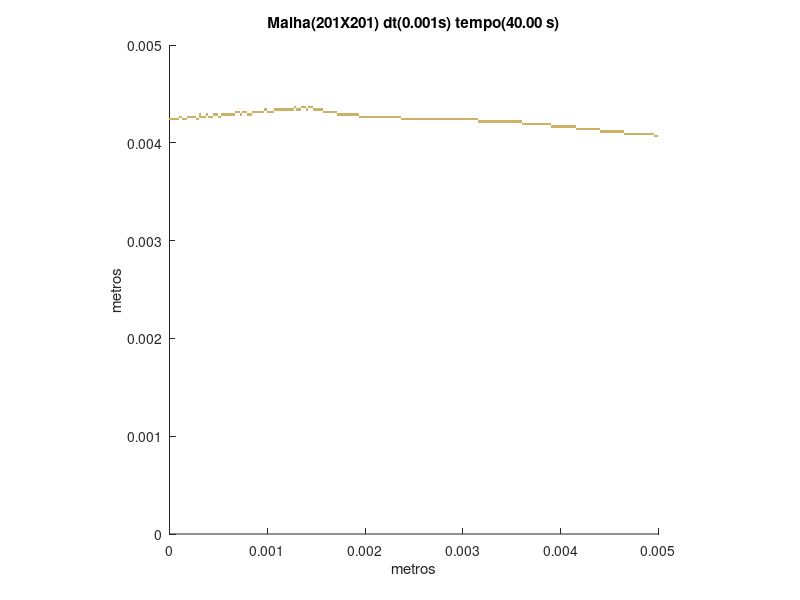

MATLAB code for this plot:
set (gca,'PlotBoxAspectRatio',[1 1 1],'Xlim',[0,0.005],'Ylim',[0,0.005])
hold on
title('Malha(201X201) dt(0.001s) tempo(40.00 s)')
hold on
ylabel('metros')
hold on
xlabel('metros')
hold on

fill([0.00495024875621891 0.00495024875621891 0.00497512437810945 0.00497512437810945],[0.0040547263681592 0.00407960199004975 0.00407960199004975 0.0040547263681592],[0.8,0.7,0.4],'LineStyle','none')

fill([0.00497512437810945 0.00497512437810945 0.005 0.005],[0.0040547263681592 0.00407960199004975 0.00407960199004975 0.0040547263681592],[0.8,0.7,0.4],'LineStyle','none')

fill([0.00465174129353234 0.00465174129353234 0.00467661691542289 0.00467661691542289],[0.00407960199004975 0.0041044776119403 0.0041044776119403 0.00407960199004975],[0.8,0.7,0.4],'LineStyle','none')

fill([0.00467661691542289 0.00467661691542289 0.00470149253731343 0.00470149253731343],[0.00407960199004975 0.0041044776119403 0.0041044776119403 0.00407960199004975],[0.8,0.7,0.4],'LineStyle','none')

fill([0.00470149253731343 0.00470149253731343 0.00472636815920398 0.00472636815920398],[0.00407960199004975 0.0041044776119403 0.0041044776119403 0.00407960199004975],[0.8,0.7,0.4],'LineStyle','none')

fill([0.00472636815920398 0.00472636815920398 0.00475124378109453 0.00475124378109453],[0.00407960199004975 0.0041044776119403 0.0041044776119403 0.00407960199004975],[0.8,0.7,0.4],'LineStyle','none')

fill([0.00475124378109453 0.00475124378109453 0.00477611940298507 0.00477611940298507],[0.00407960199004975 0.0041044776119403 0.0041044776119403 0.00407960199004975],[0.8,0.7,0.4],'LineStyle','none')

fill([0.00477611940298507 0.00477611940298507 0.00480099502487562 0.00480099502487562],[0.00407960199004975 0.0041044776119403 0.0041044776119403 0.00407960199004975],[0.8,0.7,0.4],'LineStyle','none')

fill([0.00480099502487562 0.00480099502487562 0.00482587064676617 0.00482587064676617],[0.00407960199004975 0.0041044776119403 0.0041044776119403 0.00407960199004975],[0.8,0.7,0.4],'LineStyle','none')

fill([0.00482587064676617 0.00482587064676617 0.00485074626865672 0.00485074626865672],[0.00407960199004975 0.0041044776119403 0.0041044776119403 0.00407960199004975],[0.8,0.7,0.4],'LineStyle','none')

fill([0.00485074626865672 0.00485074626865672 0.00487562189054726 0.00487562189054726],[0.00407960199004975 0.0041044776119403 0.0041044776119403 0.00407960199004975],[0.8,0.7,0.4],'LineStyle','none')

fill([0.00487562189054726 0.00487562189054726 0.00490049751243781 0.00490049751243781],[0.00407960199004975 0.0041044776119403 0.0041044776119403 0.00407960199004975],[0.8,0.7,0.4],'LineStyle','none')

fill([0.00490049751243781 0.00490049751243781 0.00492537313432836 0.00492537313432836],[0.00407960199004975 0.0041044776119403 0.0041044776119403 0.00407960199004975],[0.8,0.7,0.4],'LineStyle','none')

fill([0.00492537313432836 0.00492537313432836 0.00495024875621891 0.00495024875621891],[0.00407960199004975 0.0041044776119403 0.0041044776119403 0.00407960199004975],[0.8,0.7,0.4],'LineStyle','none')

fill([0.00440298507462687 0.00440298507462687 0.00442786069651741 0.00442786069651741],[0.0041044776119403 0.00412935323383085 0.00412935323383085 0.0041044776119403],[0.8,0.7,0.4],'LineStyle','none')

fill([0.00442786069651741 0.00442786069651741 0.00445273631840796 0.00445273631840796],[0.0041044776119403 0.00412935323383085 0.00412935323383085 0.0041044776119403],[0.8,0.7,0.4],'LineStyle','none')

fill([0.00445273631840796 0.00445273631840796 0.00447761194029851 0.00447761194029851],[0.0041044776119403 0.00412935323383085 0.00412935323383085 0.0041044776119403],[0.8,0.7,0.4],'LineStyle','none')

fill([0.00447761194029851 0.00447761194029851 0.00450248756218905 0.00450248756218905],[0.0041044776119403 0.00412935323383085 0.00412935323383085 0.0041044776119403],[0.8,0.7,0.4],'LineStyle','none')

fill([0.00450248756218905 0.00450248756218905 0.0045273631840796 0.0045273631840796],[0.0041044776119403 0.00412935323383085 0.00412935323383085 0.0041044776119403],[0.8,0.7,0.4],'LineStyle','none')

fill([0.0045273631840796 0.0045273631840796 0.00455223880597015 0.00455223880597015],[0.0041044776119403 0.00412935323383085 0.00412935323383085 0.0041044776119403],[0.8,0.7,0.4],'LineStyle','none')

fill([0.00455223880597015 0.00455223880597015 0.0045771144278607 0.0045771144278607],[0.0041044776119403 0.00412935323383085 0.00412935323383085 0.0041044776119403],[0.8,0.7,0.4],'LineStyle','none')

fill([0.0045771144278607 0.0045771144278607 0.00460199004975124 0.00460199004975124],[0.0041044776119403 0.00412935323383085 0.00412935323383085 0.0041044776119403],[0.8,0.7,0.4],'LineStyle','none')

fill([0.00460199004975124 0.00460199004975124 0.00462686567164179 0.00462686567164179],[0.0041044776119403 0.00412935323383085 0.00412935323383085 0.0041044776119403],[0.8,0.7,0.4],'LineStyle','none')

fill([0.00462686567164179 0.00462686567164179 0.00465174129353234 0.00465174129353234],[0.0041044776119403 0.00412935323383085 0.00412935323383085 0.0041044776119403],[0.8,0.7,0.4],'LineStyle','none')

fill([0.00415422885572139 0.00415422885572139 0.00417910447761194 0.00417910447761194],[0.00412935323383085 0.00415422885572139 0.00415422885572139 0.00412935323383085],[0.8,0.7,0.4],'LineStyle','none')

fill([0.00417910447761194 0.00417910447761194 0.00420398009950249 0.00420398009950249],[0.00412935323383085 0.00415422885572139 0.00415422885572139 0.00412935323383085],[0.8,0.7,0.4],'LineStyle','none')

fill([0.00420398009950249 0.00420398009950249 0.00422885572139303 0.00422885572139303],[0.00412935323383085 0.00415422885572139 0.00415422885572139 0.00412935323383085],[0.8,0.7,0.4],'LineStyle','none')

fill([0.00422885572139303 0.00422885572139303 0.00425373134328358 0.00425373134328358],[0.00412935323383085 0.00415422885572139 0.00415422885572139 0.00412935323383085],[0.8,0.7,0.4],'LineStyle','none')

fill([0.00425373134328358 0.00425373134328358 0.00427860696517413 0.00427860696517413],[0.00412935323383085 0.00415422885572139 0.00415422885572139 0.00412935323383085],[0.8,0.7,0.4],'LineStyle','none')

fill([0.00427860696517413 0.00427860696517413 0.00430348258706468 0.00430348258706468],[0.00412935323383085 0.00415422885572139 0.00415422885572139 0.00412935323383085],[0.8,0.7,0.4],'LineStyle','none')

fill([0.00430348258706468 0.00430348258706468 0.00432835820895522 0.00432835820895522],[0.00412935323383085 0.00415422885572139 0.00415422885572139 0.00412935323383085],[0.8,0.7,0.4],'LineStyle','none')

fill([0.00432835820895522 0.00432835820895522 0.00435323383084577 0.00435323383084577],[0.00412935323383085 0.00415422885572139 0.00415422885572139 0.00412935323383085],[0.8,0.7,0.4],'LineStyle','none')

fill([0.00435323383084577 0.00435323383084577 0.00437810945273632 0.00437810945273632],[0.00412935323383085 0.00415422885572139 0.00415422885572139 0.00412935323383085],[0.8,0.7,0.4],'LineStyle','none')

fill([0.00437810945273632 0.00437810945273632 0.00440298507462687 0.00440298507462687],[0.00412935323383085 0.00415422885572139 0.00415422885572139 0.00412935323383085],[0.8,0.7,0.4],'LineStyle','none')

fill([0.00390547263681592 0.00390547263681592 0.00393034825870647 0.00393034825870647],[0.00415422885572139 0.00417910447761194 0.00417910447761194 0.00415422885572139],[0.8,0.7,0.4],'LineStyle','none')

fill([0.00393034825870647 0.00393034825870647 0.00395522388059701 0.00395522388059701],[0.00415422885572139 0.00417910447761194 0.00417910447761194 0.00415422885572139],[0.8,0.7,0.4],'LineStyle','none')

fill([0.00395522388059701 0.00395522388059701 0.00398009950248756 0.00398009950248756],[0.00415422885572139 0.00417910447761194 0.00417910447761194 0.00415422885572139],[0.8,0.7,0.4],'LineStyle','none')

fill([0.00398009950248756 0.00398009950248756 0.00400497512437811 0.00400497512437811],[0.00415422885572139 0.00417910447761194 0.00417910447761194 0.00415422885572139],[0.8,0.7,0.4],'LineStyle','none')

fill([0.00400497512437811 0.00400497512437811 0.00402985074626866 0.00402985074626866],[0.00415422885572139 0.00417910447761194 0.00417910447761194 0.00415422885572139],[0.8,0.7,0.4],'LineStyle','none')

fill([0.00402985074626866 0.00402985074626866 0.0040547263681592 0.0040547263681592],[0.00415422885572139 0.00417910447761194 0.00417910447761194 0.00415422885572139],[0.8,0.7,0.4],'LineStyle','none')

fill([0.0040547263681592 0.0040547263681592 0.00407960199004975 0.00407960199004975],[0.00415422885572139 0.00417910447761194 0.00417910447761194 0.00415422885572139],[0.8,0.7,0.4],'LineStyle','none')

fill([0.00407960199004975 0.00407960199004975 0.0041044776119403 0.0041044776119403],[0.00415422885572139 0.00417910447761194 0.00417910447761194 0.00415422885572139],[0.8,0.7,0.4],'LineStyle','none')

fill([0.0041044776119403 0.0041044776119403 0.00412935323383085 0.00412935323383085],[0.00415422885572139 0.00417910447761194 0.00417910447761194 0.00415422885572139],[0.8,0.7,0.4],'LineStyle','none')

fill([0.00412935323383085 0.00412935323383085 0.00415422885572139 0.00415422885572139],[0.00415422885572139 0.00417910447761194 0.00417910447761194 0.00415422885572139],[0.8,0.7,0.4],'LineStyle','none')

fill([0.00360696517412935 0.00360696517412935 0.0036318407960199 0.0036318407960199],[0.00417910447761194 0.00420398009950249 0.00420398009950249 0.00417910447761194],[0.8,0.7,0.4],'LineStyle','none')

fill([0.0036318407960199 0.0036318407960199 0.00365671641791045 0.00365671641791045],[0.00417910447761194 0.00420398009950249 0.00420398009950249 0.00417910447761194],[0.8,0.7,0.4],'LineStyle','none')

fill([0.00365671641791045 0.00365671641791045 0.003681592039801 0.003681592039801],[0.00417910447761194 0.00420398009950249 0.00420398009950249 0.00417910447761194],[0.8,0.7,0.4],'LineStyle','none')

fill([0.003681592039801 0.003681592039801 0.00370646766169154 0.00370646766169154],[0.00417910447761194 0.00420398009950249 0.00420398009950249 0.00417910447761194],[0.8,0.7,0.4],'LineStyle','none')

fill([0.00370646766169154 0.00370646766169154 0.00373134328358209 0.00373134328358209],[0.00417910447761194 0.00420398009950249 0.00420398009950249 0.00417910447761194],[0.8,0.7,0.4],'LineStyle','none')

fill([0.00373134328358209 0.00373134328358209 0.00375621890547264 0.00375621890547264],[0.00417910447761194 0.00420398009950249 0.00420398009950249 0.00417910447761194],[0.8,0.7,0.4],'LineStyle','none')

fill([0.00375621890547264 0.00375621890547264 0.00378109452736318 0.00378109452736318],[0.00417910447761194 0.00420398009950249 0.00420398009950249 0.00417910447761194],[0.8,0.7,0.4],'LineStyle','none')

fill([0.00378109452736318 0.00378109452736318 0.00380597014925373 0.00380597014925373],[0.00417910447761194 0.00420398009950249 0.00420398009950249 0.00417910447761194],[0.8,0.7,0.4],'LineStyle','none')

fill([0.00380597014925373 0.00380597014925373 0.00383084577114428 0.00383084577114428],[0.00417910447761194 0.00420398009950249 0.00420398009950249 0.00417910447761194],[0.8,0.7,0.4],'LineStyle','none')

fill([0.00383084577114428 0.00383084577114428 0.00385572139303483 0.00385572139303483],[0.00417910447761194 0.00420398009950249 0.00420398009950249 0.00417910447761194],[0.8,0.7,0.4],'LineStyle','none')

fill([0.00385572139303483 0.00385572139303483 0.00388059701492537 0.00388059701492537],[0.00417910447761194 0.00420398009950249 0.00420398009950249 0.00417910447761194],[0.8,0.7,0.4],'LineStyle','none')

fill([0.00388059701492537 0.00388059701492537 0.00390547263681592 0.00390547263681592],[0.00417910447761194 0.00420398009950249 0.00420398009950249 0.00417910447761194],[0.8,0.7,0.4],'LineStyle','none')

fill([0.0031592039800995 0.0031592039800995 0.00318407960199005 0.00318407960199005],[0.00420398009950249 0.00422885572139303 0.00422885572139303 0.00420398009950249],[0.8,0.7,0.4],'LineStyle','none')

fill([0.00318407960199005 0.00318407960199005 0.0032089552238806 0.0032089552238806],[0.00420398009950249 0.00422885572139303 0.00422885572139303 0.00420398009950249],[0.8,0.7,0.4],'LineStyle','none')

fill([0.0032089552238806 0.0032089552238806 0.00323383084577114 0.00323383084577114],[0.00420398009950249 0.00422885572139303 0.00422885572139303 0.00420398009950249],[0.8,0.7,0.4],'LineStyle','none')

fill([0.00323383084577114 0.00323383084577114 0.00325870646766169 0.00325870646766169],[0.00420398009950249 0.00422885572139303 0.00422885572139303 0.00420398009950249],[0.8,0.7,0.4],'LineStyle','none')

fill([0.00325870646766169 0.00325870646766169 0.00328358208955224 0.00328358208955224],[0.00420398009950249 0.00422885572139303 0.00422885572139303 0.00420398009950249],[0.8,0.7,0.4],'LineStyle','none')

fill([0.00328358208955224 0.00328358208955224 0.00330845771144279 0.00330845771144279],[0.00420398009950249 0.00422885572139303 0.00422885572139303 0.00420398009950249],[0.8,0.7,0.4],'LineStyle','none')

fill([0.00330845771144279 0.00330845771144279 0.00333333333333333 0.00333333333333333],[0.00420398009950249 0.00422885572139303 0.00422885572139303 0.00420398009950249],[0.8,0.7,0.4],'LineStyle','none')

fill([0.00333333333333333 0.00333333333333333 0.00335820895522388 0.00335820895522388],[0.00420398009950249 0.00422885572139303 0.00422885572139303 0.00420398009950249],[0.8,0.7,0.4],'LineStyle','none')

fill([0.00335820895522388 0.00335820895522388 0.00338308457711443 0.00338308457711443],[0.00420398009950249 0.00422885572139303 0.00422885572139303 0.00420398009950249],[0.8,0.7,0.4],'LineStyle','none')

fill([0.00338308457711443 0.00338308457711443 0.00340796019900498 0.00340796019900498],[0.00420398009950249 0.00422885572139303 0.00422885572139303 0.00420398009950249],[0.8,0.7,0.4],'LineStyle','none')

fill([0.00340796019900498 0.00340796019900498 0.00343283582089552 0.00343283582089552],[0.00420398009950249 0.00422885572139303 0.00422885572139303 0.00420398009950249],[0.8,0.7,0.4],'LineStyle','none')

fill([0.00343283582089552 0.00343283582089552 0.00345771144278607 0.00345771144278607],[0.00420398009950249 0.00422885572139303 0.00422885572139303 0.00420398009950249],[0.8,0.7,0.4],'LineStyle','none')

fill([0.00345771144278607 0.00345771144278607 0.00348258706467662 0.00348258706467662],[0.00420398009950249 0.00422885572139303 0.00422885572139303 0.00420398009950249],[0.8,0.7,0.4],'LineStyle','none')

fill([0.00348258706467662 0.00348258706467662 0.00350746268656716 0.00350746268656716],[0.00420398009950249 0.00422885572139303 0.00422885572139303 0.00420398009950249],[0.8,0.7,0.4],'LineStyle','none')

fill([0.00350746268656716 0.00350746268656716 0.00353233830845771 0.00353233830845771],[0.00420398009950249 0.00422885572139303 0.00422885572139303 0.00420398009950249],[0.8,0.7,0.4],'LineStyle','none')

fill([0.00353233830845771 0.00353233830845771 0.00355721393034826 0.00355721393034826],[0.00420398009950249 0.00422885572139303 0.00422885572139303 0.00420398009950249],[0.8,0.7,0.4],'LineStyle','none')

fill([0.00355721393034826 0.00355721393034826 0.00358208955223881 0.00358208955223881],[0.00420398009950249 0.00422885572139303 0.00422885572139303 0.00420398009950249],[0.8,0.7,0.4],'LineStyle','none')

fill([0.00358208955223881 0.00358208955223881 0.00360696517412935 0.00360696517412935],[0.00420398009950249 0.00422885572139303 0.00422885572139303 0.00420398009950249],[0.8,0.7,0.4],'LineStyle','none')

fill([0 0 2.48756218905473E-05 2.48756218905473E-05],[0.00422885572139303 0.00425373134328358 0.00425373134328358 0.00422885572139303],[0.8,0.7,0.4],'LineStyle','none')

fill([2.48756218905473E-05 2.48756218905473E-05 4.97512437810945E-05 4.97512437810945E-05],[0.00422885572139303 0.00425373134328358 0.00425373134328358 0.00422885572139303],[0.8,0.7,0.4],'LineStyle','none')

fill([4.97512437810945E-05 4.97512437810945E-05 7.46268656716418E-05 7.46268656716418E-05],[0.00422885572139303 0.00425373134328358 0.00425373134328358 0.00422885572139303],[0.8,0.7,0.4],'LineStyle','none')

fill([7.46268656716418E-05 7.46268656716418E-05 9.95024875621891E-05 9.95024875621891E-05],[0.00422885572139303 0.00425373134328358 0.00425373134328358 0.00422885572139303],[0.8,0.7,0.4],'LineStyle','none')

fill([0.000124378109452736 0.000124378109452736 0.000149253731343284 0.000149253731343284],[0.00422885572139303 0.00425373134328358 0.00425373134328358 0.00422885572139303],[0.8,0.7,0.4],'LineStyle','none')

fill([0.000149253731343284 0.000149253731343284 0.000174129353233831 0.000174129353233831],[0.00422885572139303 0.00425373134328358 0.00425373134328358 0.00422885572139303],[0.8,0.7,0.4],'LineStyle','none')

fill([0.00027363184079602 0.00027363184079602 0.000298507462686567 0.000298507462686567],[0.00422885572139303 0.00425373134328358 0.00425373134328358 0.00422885572139303],[0.8,0.7,0.4],'LineStyle','none')

fill([0.00236318407960199 0.00236318407960199 0.00238805970149254 0.00238805970149254],[0.00422885572139303 0.00425373134328358 0.00425373134328358 0.00422885572139303],[0.8,0.7,0.4],'LineStyle','none')

fill([0.00238805970149254 0.00238805970149254 0.00241293532338308 0.00241293532338308],[0.00422885572139303 0.00425373134328358 0.00425373134328358 0.00422885572139303],[0.8,0.7,0.4],'LineStyle','none')

fill([0.00241293532338308 0.00241293532338308 0.00243781094527363 0.00243781094527363],[0.00422885572139303 0.00425373134328358 0.00425373134328358 0.00422885572139303],[0.8,0.7,0.4],'LineStyle','none')

fill([0.00243781094527363 0.00243781094527363 0.00246268656716418 0.00246268656716418],[0.00422885572139303 0.00425373134328358 0.00425373134328358 0.00422885572139303],[0.8,0.7,0.4],'LineStyle','none')

fill([0.00246268656716418 0.00246268656716418 0.00248756218905473 0.00248756218905473],[0.00422885572139303 0.00425373134328358 0.00425373134328358 0.00422885572139303],[0.8,0.7,0.4],'LineStyle','none')

fill([0.00248756218905473 0.00248756218905473 0.00251243781094527 0.00251243781094527],[0.00422885572139303 0.00425373134328358 0.00425373134328358 0.00422885572139303],[0.8,0.7,0.4],'LineStyle','none')

fill([0.00251243781094527 0.00251243781094527 0.00253731343283582 0.00253731343283582],[0.00422885572139303 0.00425373134328358 0.00425373134328358 0.00422885572139303],[0.8,0.7,0.4],'LineStyle','none')

fill([0.00253731343283582 0.00253731343283582 0.00256218905472637 0.00256218905472637],[0.00422885572139303 0.00425373134328358 0.00425373134328358 0.00422885572139303],[0.8,0.7,0.4],'LineStyle','none')

fill([0.00256218905472637 0.00256218905472637 0.00258706467661692 0.00258706467661692],[0.00422885572139303 0.00425373134328358 0.00425373134328358 0.00422885572139303],[0.8,0.7,0.4],'LineStyle','none')

fill([0.00258706467661692 0.00258706467661692 0.00261194029850746 0.00261194029850746],[0.00422885572139303 0.00425373134328358 0.00425373134328358 0.00422885572139303],[0.8,0.7,0.4],'LineStyle','none')

fill([0.00261194029850746 0.00261194029850746 0.00263681592039801 0.00263681592039801],[0.00422885572139303 0.00425373134328358 0.00425373134328358 0.00422885572139303],[0.8,0.7,0.4],'LineStyle','none')

fill([0.00263681592039801 0.00263681592039801 0.00266169154228856 0.00266169154228856],[0.00422885572139303 0.00425373134328358 0.00425373134328358 0.00422885572139303],[0.8,0.7,0.4],'LineStyle','none')

fill([0.00266169154228856 0.00266169154228856 0.0026865671641791 0.0026865671641791],[0.00422885572139303 0.00425373134328358 0.00425373134328358 0.00422885572139303],[0.8,0.7,0.4],'LineStyle','none')

fill([0.0026865671641791 0.0026865671641791 0.00271144278606965 0.00271144278606965],[0.00422885572139303 0.00425373134328358 0.00425373134328358 0.00422885572139303],[0.8,0.7,0.4],'LineStyle','none')

fill([0.00271144278606965 0.00271144278606965 0.0027363184079602 0.0027363184079602],[0.00422885572139303 0.00425373134328358 0.00425373134328358 0.00422885572139303],[0.8,0.7,0.4],'LineStyle','none')

fill([0.0027363184079602 0.0027363184079602 0.00276119402985075 0.00276119402985075],[0.00422885572139303 0.00425373134328358 0.00425373134328358 0.00422885572139303],[0.8,0.7,0.4],'LineStyle','none')

fill([0.00276119402985075 0.00276119402985075 0.00278606965174129 0.00278606965174129],[0.00422885572139303 0.00425373134328358 0.00425373134328358 0.00422885572139303],[0.8,0.7,0.4],'LineStyle','none')

fill([0.00278606965174129 0.00278606965174129 0.00281094527363184 0.00281094527363184],[0.00422885572139303 0.00425373134328358 0.00425373134328358 0.00422885572139303],[0.8,0.7,0.4],'LineStyle','none')

fill([0.00281094527363184 0.00281094527363184 0.00283582089552239 0.00283582089552239],[0.00422885572139303 0.00425373134328358 0.00425373134328358 0.00422885572139303],[0.8,0.7,0.4],'LineStyle','none')

fill([0.00283582089552239 0.00283582089552239 0.00286069651741294 0.00286069651741294],[0.00422885572139303 0.00425373134328358 0.00425373134328358 0.00422885572139303],[0.8,0.7,0.4],'LineStyle','none')

fill([0.00286069651741294 0.00286069651741294 0.00288557213930348 0.00288557213930348],[0.00422885572139303 0.00425373134328358 0.00425373134328358 0.00422885572139303],[0.8,0.7,0.4],'LineStyle','none')

fill([0.00288557213930348 0.00288557213930348 0.00291044776119403 0.00291044776119403],[0.00422885572139303 0.00425373134328358 0.00425373134328358 0.00422885572139303],[0.8,0.7,0.4],'LineStyle','none')

fill([0.00291044776119403 0.00291044776119403 0.00293532338308458 0.00293532338308458],[0.00422885572139303 0.00425373134328358 0.00425373134328358 0.00422885572139303],[0.8,0.7,0.4],'LineStyle','none')

fill([0.00293532338308458 0.00293532338308458 0.00296019900497512 0.00296019900497512],[0.00422885572139303 0.00425373134328358 0.00425373134328358 0.00422885572139303],[0.8,0.7,0.4],'LineStyle','none')

fill([0.00296019900497512 0.00296019900497512 0.00298507462686567 0.00298507462686567],[0.00422885572139303 0.00425373134328358 0.00425373134328358 0.00422885572139303],[0.8,0.7,0.4],'LineStyle','none')

fill([0.00298507462686567 0.00298507462686567 0.00300995024875622 0.00300995024875622],[0.00422885572139303 0.00425373134328358 0.00425373134328358 0.00422885572139303],[0.8,0.7,0.4],'LineStyle','none')

fill([0.00300995024875622 0.00300995024875622 0.00303482587064677 0.00303482587064677],[0.00422885572139303 0.00425373134328358 0.00425373134328358 0.00422885572139303],[0.8,0.7,0.4],'LineStyle','none')

fill([0.00303482587064677 0.00303482587064677 0.00305970149253731 0.00305970149253731],[0.00422885572139303 0.00425373134328358 0.00425373134328358 0.00422885572139303],[0.8,0.7,0.4],'LineStyle','none')

fill([0.00305970149253731 0.00305970149253731 0.00308457711442786 0.00308457711442786],[0.00422885572139303 0.00425373134328358 0.00425373134328358 0.00422885572139303],[0.8,0.7,0.4],'LineStyle','none')

fill([0.00308457711442786 0.00308457711442786 0.00310945273631841 0.00310945273631841],[0.00422885572139303 0.00425373134328358 0.00425373134328358 0.00422885572139303],[0.8,0.7,0.4],'LineStyle','none')

fill([0.00310945273631841 0.00310945273631841 0.00313432835820896 0.00313432835820896],[0.00422885572139303 0.00425373134328358 0.00425373134328358 0.00422885572139303],[0.8,0.7,0.4],'LineStyle','none')

fill([0.00313432835820896 0.00313432835820896 0.0031592039800995 0.0031592039800995],[0.00422885572139303 0.00425373134328358 0.00425373134328358 0.00422885572139303],[0.8,0.7,0.4],'LineStyle','none')

fill([9.95024875621891E-05 9.95024875621891E-05 0.000124378109452736 0.000124378109452736],[0.00425373134328358 0.00427860696517413 0.00427860696517413 0.00425373134328358],[0.8,0.7,0.4],'LineStyle','none')

fill([0.000174129353233831 0.000174129353233831 0.000199004975124378 0.000199004975124378],[0.00425373134328358 0.00427860696517413 0.00427860696517413 0.00425373134328358],[0.8,0.7,0.4],'LineStyle','none')

fill([0.000199004975124378 0.000199004975124378 0.000223880597014925 0.000223880597014925],[0.00425373134328358 0.00427860696517413 0.00427860696517413 0.00425373134328358],[0.8,0.7,0.4],'LineStyle','none')

fill([0.000223880597014925 0.000223880597014925 0.000248756218905473 0.000248756218905473],[0.00425373134328358 0.00427860696517413 0.00427860696517413 0.00425373134328358],[0.8,0.7,0.4],'LineStyle','none')

fill([0.000248756218905473 0.000248756218905473 0.00027363184079602 0.00027363184079602],[0.00425373134328358 0.00427860696517413 0.00427860696517413 0.00425373134328358],[0.8,0.7,0.4],'LineStyle','none')

fill([0.000298507462686567 0.000298507462686567 0.000323383084577114 0.000323383084577114],[0.00425373134328358 0.00427860696517413 0.00427860696517413 0.00425373134328358],[0.8,0.7,0.4],'LineStyle','none')

fill([0.000323383084577114 0.000323383084577114 0.000348258706467662 0.000348258706467662],[0.00425373134328358 0.00427860696517413 0.00427860696517413 0.00425373134328358],[0.8,0.7,0.4],'LineStyle','none')

fill([0.000348258706467662 0.000348258706467662 0.000373134328358209 0.000373134328358209],[0.00425373134328358 0.00427860696517413 0.00427860696517413 0.00425373134328358],[0.8,0.7,0.4],'LineStyle','none')

fill([0.000398009950248756 0.000398009950248756 0.000422885572139303 0.000422885572139303],[0.00425373134328358 0.00427860696517413 0.00427860696517413 0.00425373134328358],[0.8,0.7,0.4],'LineStyle','none')

fill([0.000422885572139303 0.000422885572139303 0.000447761194029851 0.000447761194029851],[0.00425373134328358 0.00427860696517413 0.00427860696517413 0.00425373134328358],[0.8,0.7,0.4],'LineStyle','none')

fill([0.000497512437810945 0.000497512437810945 0.000522388059701492 0.000522388059701492],[0.00425373134328358 0.00427860696517413 0.00427860696517413 0.00425373134328358],[0.8,0.7,0.4],'LineStyle','none')

fill([0.00194029850746269 0.00194029850746269 0.00196517412935323 0.00196517412935323],[0.00425373134328358 0.00427860696517413 0.00427860696517413 0.00425373134328358],[0.8,0.7,0.4],'LineStyle','none')

fill([0.00196517412935323 0.00196517412935323 0.00199004975124378 0.00199004975124378],[0.00425373134328358 0.00427860696517413 0.00427860696517413 0.00425373134328358],[0.8,0.7,0.4],'LineStyle','none')

fill([0.00199004975124378 0.00199004975124378 0.00201492537313433 0.00201492537313433],[0.00425373134328358 0.00427860696517413 0.00427860696517413 0.00425373134328358],[0.8,0.7,0.4],'LineStyle','none')

fill([0.00201492537313433 0.00201492537313433 0.00203980099502488 0.00203980099502488],[0.00425373134328358 0.00427860696517413 0.00427860696517413 0.00425373134328358],[0.8,0.7,0.4],'LineStyle','none')

fill([0.00203980099502488 0.00203980099502488 0.00206467661691542 0.00206467661691542],[0.00425373134328358 0.00427860696517413 0.00427860696517413 0.00425373134328358],[0.8,0.7,0.4],'LineStyle','none')

fill([0.00206467661691542 0.00206467661691542 0.00208955223880597 0.00208955223880597],[0.00425373134328358 0.00427860696517413 0.00427860696517413 0.00425373134328358],[0.8,0.7,0.4],'LineStyle','none')

fill([0.00208955223880597 0.00208955223880597 0.00211442786069652 0.00211442786069652],[0.00425373134328358 0.00427860696517413 0.00427860696517413 0.00425373134328358],[0.8,0.7,0.4],'LineStyle','none')

fill([0.00211442786069652 0.00211442786069652 0.00213930348258706 0.00213930348258706],[0.00425373134328358 0.00427860696517413 0.00427860696517413 0.00425373134328358],[0.8,0.7,0.4],'LineStyle','none')

fill([0.00213930348258706 0.00213930348258706 0.00216417910447761 0.00216417910447761],[0.00425373134328358 0.00427860696517413 0.00427860696517413 0.00425373134328358],[0.8,0.7,0.4],'LineStyle','none')

fill([0.00216417910447761 0.00216417910447761 0.00218905472636816 0.00218905472636816],[0.00425373134328358 0.00427860696517413 0.00427860696517413 0.00425373134328358],[0.8,0.7,0.4],'LineStyle','none')

fill([0.00218905472636816 0.00218905472636816 0.00221393034825871 0.00221393034825871],[0.00425373134328358 0.00427860696517413 0.00427860696517413 0.00425373134328358],[0.8,0.7,0.4],'LineStyle','none')

fill([0.00221393034825871 0.00221393034825871 0.00223880597014925 0.00223880597014925],[0.00425373134328358 0.00427860696517413 0.00427860696517413 0.00425373134328358],[0.8,0.7,0.4],'LineStyle','none')

fill([0.00223880597014925 0.00223880597014925 0.0022636815920398 0.0022636815920398],[0.00425373134328358 0.00427860696517413 0.00427860696517413 0.00425373134328358],[0.8,0.7,0.4],'LineStyle','none')

fill([0.0022636815920398 0.0022636815920398 0.00228855721393035 0.00228855721393035],[0.00425373134328358 0.00427860696517413 0.00427860696517413 0.00425373134328358],[0.8,0.7,0.4],'LineStyle','none')

fill([0.00228855721393035 0.00228855721393035 0.0023134328358209 0.0023134328358209],[0.00425373134328358 0.00427860696517413 0.00427860696517413 0.00425373134328358],[0.8,0.7,0.4],'LineStyle','none')

fill([0.0023134328358209 0.0023134328358209 0.00233830845771144 0.00233830845771144],[0.00425373134328358 0.00427860696517413 0.00427860696517413 0.00425373134328358],[0.8,0.7,0.4],'LineStyle','none')

fill([0.00233830845771144 0.00233830845771144 0.00236318407960199 0.00236318407960199],[0.00425373134328358 0.00427860696517413 0.00427860696517413 0.00425373134328358],[0.8,0.7,0.4],'LineStyle','none')

fill([0.000298507462686567 0.000298507462686567 0.000323383084577114 0.000323383084577114],[0.00427860696517413 0.00430348258706468 0.00430348258706468 0.00427860696517413],[0.8,0.7,0.4],'LineStyle','none')

fill([0.000373134328358209 0.000373134328358209 0.000398009950248756 0.000398009950248756],[0.00427860696517413 0.00430348258706468 0.00430348258706468 0.00427860696517413],[0.8,0.7,0.4],'LineStyle','none')

fill([0.000447761194029851 0.000447761194029851 0.000472636815920398 0.000472636815920398],[0.00427860696517413 0.00430348258706468 0.00430348258706468 0.00427860696517413],[0.8,0.7,0.4],'LineStyle','none')

fill([0.000472636815920398 0.000472636815920398 0.000497512437810945 0.000497512437810945],[0.00427860696517413 0.00430348258706468 0.00430348258706468 0.00427860696517413],[0.8,0.7,0.4],'LineStyle','none')

fill([0.000522388059701492 0.000522388059701492 0.00054726368159204 0.00054726368159204],[0.00427860696517413 0.00430348258706468 0.00430348258706468 0.00427860696517413],[0.8,0.7,0.4],'LineStyle','none')

fill([0.00054726368159204 0.00054726368159204 0.000572139303482587 0.000572139303482587],[0.00427860696517413 0.00430348258706468 0.00430348258706468 0.00427860696517413],[0.8,0.7,0.4],'LineStyle','none')

fill([0.000572139303482587 0.000572139303482587 0.000597014925373134 0.000597014925373134],[0.00427860696517413 0.00430348258706468 0.00430348258706468 0.00427860696517413],[0.8,0.7,0.4],'LineStyle','none')

fill([0.000597014925373134 0.000597014925373134 0.000621890547263682 0.000621890547263682],[0.00427860696517413 0.00430348258706468 0.00430348258706468 0.00427860696517413],[0.8,0.7,0.4],'LineStyle','none')

fill([0.000621890547263682 0.000621890547263682 0.000646766169154229 0.000646766169154229],[0.00427860696517413 0.00430348258706468 0.00430348258706468 0.00427860696517413],[0.8,0.7,0.4],'LineStyle','none')

fill([0.000646766169154229 0.000646766169154229 0.000671641791044776 0.000671641791044776],[0.00427860696517413 0.00430348258706468 0.00430348258706468 0.00427860696517413],[0.8,0.7,0.4],'LineStyle','none')

fill([0.000721393034825871 0.000721393034825871 0.000746268656716418 0.000746268656716418],[0.00427860696517413 0.00430348258706468 0.00430348258706468 0.00427860696517413],[0.8,0.7,0.4],'LineStyle','none')

fill([0.000796019900497512 0.000796019900497512 0.00082089552238806 0.00082089552238806],[0.00427860696517413 0.00430348258706468 0.00430348258706468 0.00427860696517413],[0.8,0.7,0.4],'LineStyle','none')

fill([0.00082089552238806 0.00082089552238806 0.000845771144278607 0.000845771144278607],[0.00427860696517413 0.00430348258706468 0.00430348258706468 0.00427860696517413],[0.8,0.7,0.4],'LineStyle','none')

fill([0.00171641791044776 0.00171641791044776 0.00174129353233831 0.00174129353233831],[0.00427860696517413 0.00430348258706468 0.00430348258706468 0.00427860696517413],[0.8,0.7,0.4],'LineStyle','none')

fill([0.00174129353233831 0.00174129353233831 0.00176616915422886 0.00176616915422886],[0.00427860696517413 0.00430348258706468 0.00430348258706468 0.00427860696517413],[0.8,0.7,0.4],'LineStyle','none')

fill([0.00176616915422886 0.00176616915422886 0.0017910447761194 0.0017910447761194],[0.00427860696517413 0.00430348258706468 0.00430348258706468 0.00427860696517413],[0.8,0.7,0.4],'LineStyle','none')

fill([0.0017910447761194 0.0017910447761194 0.00181592039800995 0.00181592039800995],[0.00427860696517413 0.00430348258706468 0.00430348258706468 0.00427860696517413],[0.8,0.7,0.4],'LineStyle','none')

fill([0.00181592039800995 0.00181592039800995 0.0018407960199005 0.0018407960199005],[0.00427860696517413 0.00430348258706468 0.00430348258706468 0.00427860696517413],[0.8,0.7,0.4],'LineStyle','none')

fill([0.0018407960199005 0.0018407960199005 0.00186567164179104 0.00186567164179104],[0.00427860696517413 0.00430348258706468 0.00430348258706468 0.00427860696517413],[0.8,0.7,0.4],'LineStyle','none')

fill([0.00186567164179104 0.00186567164179104 0.00189054726368159 0.00189054726368159],[0.00427860696517413 0.00430348258706468 0.00430348258706468 0.00427860696517413],[0.8,0.7,0.4],'LineStyle','none')

fill([0.00189054726368159 0.00189054726368159 0.00191542288557214 0.00191542288557214],[0.00427860696517413 0.00430348258706468 0.00430348258706468 0.00427860696517413],[0.8,0.7,0.4],'LineStyle','none')

fill([0.00191542288557214 0.00191542288557214 0.00194029850746269 0.00194029850746269],[0.00427860696517413 0.00430348258706468 0.00430348258706468 0.00427860696517413],[0.8,0.7,0.4],'LineStyle','none')

fill([0.000671641791044776 0.000671641791044776 0.000696517412935323 0.000696517412935323],[0.00430348258706468 0.00432835820895522 0.00432835820895522 0.00430348258706468],[0.8,0.7,0.4],'LineStyle','none')

fill([0.000696517412935323 0.000696517412935323 0.000721393034825871 0.000721393034825871],[0.00430348258706468 0.00432835820895522 0.00432835820895522 0.00430348258706468],[0.8,0.7,0.4],'LineStyle','none')

fill([0.000746268656716418 0.000746268656716418 0.000771144278606965 0.000771144278606965],[0.00430348258706468 0.00432835820895522 0.00432835820895522 0.00430348258706468],[0.8,0.7,0.4],'LineStyle','none')

fill([0.000771144278606965 0.000771144278606965 0.000796019900497512 0.000796019900497512],[0.00430348258706468 0.00432835820895522 0.00432835820895522 0.00430348258706468],[0.8,0.7,0.4],'LineStyle','none')

fill([0.000845771144278607 0.000845771144278607 0.000870646766169154 0.000870646766169154],[0.00430348258706468 0.00432835820895522 0.00432835820895522 0.00430348258706468],[0.8,0.7,0.4],'LineStyle','none')

fill([0.000870646766169154 0.000870646766169154 0.000895522388059702 0.000895522388059702],[0.00430348258706468 0.00432835820895522 0.00432835820895522 0.00430348258706468],[0.8,0.7,0.4],'LineStyle','none')

fill([0.000895522388059702 0.000895522388059702 0.000920398009950249 0.000920398009950249],[0.00430348258706468 0.00432835820895522 0.00432835820895522 0.00430348258706468],[0.8,0.7,0.4],'LineStyle','none')

fill([0.000920398009950249 0.000920398009950249 0.000945273631840796 0.000945273631840796],[0.00430348258706468 0.00432835820895522 0.00432835820895522 0.00430348258706468],[0.8,0.7,0.4],'LineStyle','none')

fill([0.000945273631840796 0.000945273631840796 0.000970149253731343 0.000970149253731343],[0.00430348258706468 0.00432835820895522 0.00432835820895522 0.00430348258706468],[0.8,0.7,0.4],'LineStyle','none')

fill([0.00099502487562189 0.00099502487562189 0.00101990049751244 0.00101990049751244],[0.00430348258706468 0.00432835820895522 0.00432835820895522 0.00430348258706468],[0.8,0.7,0.4],'LineStyle','none')

fill([0.00101990049751244 0.00101990049751244 0.00104477611940298 0.00104477611940298],[0.00430348258706468 0.00432835820895522 0.00432835820895522 0.00430348258706468],[0.8,0.7,0.4],'LineStyle','none')

fill([0.00104477611940298 0.00104477611940298 0.00106965174129353 0.00106965174129353],[0.00430348258706468 0.00432835820895522 0.00432835820895522 0.00430348258706468],[0.8,0.7,0.4],'LineStyle','none')

fill([0.00156716417910448 0.00156716417910448 0.00159203980099502 0.00159203980099502],[0.00430348258706468 0.00432835820895522 0.00432835820895522 0.00430348258706468],[0.8,0.7,0.4],'LineStyle','none')

fill([0.00159203980099502 0.00159203980099502 0.00161691542288557 0.00161691542288557],[0.00430348258706468 0.00432835820895522 0.00432835820895522 0.00430348258706468],[0.8,0.7,0.4],'LineStyle','none')

fill([0.00161691542288557 0.00161691542288557 0.00164179104477612 0.00164179104477612],[0.00430348258706468 0.00432835820895522 0.00432835820895522 0.00430348258706468],[0.8,0.7,0.4],'LineStyle','none')

fill([0.00164179104477612 0.00164179104477612 0.00166666666666667 0.00166666666666667],[0.00430348258706468 0.00432835820895522 0.00432835820895522 0.00430348258706468],[0.8,0.7,0.4],'LineStyle','none')

fill([0.00166666666666667 0.00166666666666667 0.00169154228855721 0.00169154228855721],[0.00430348258706468 0.00432835820895522 0.00432835820895522 0.00430348258706468],[0.8,0.7,0.4],'LineStyle','none')

fill([0.00169154228855721 0.00169154228855721 0.00171641791044776 0.00171641791044776],[0.00430348258706468 0.00432835820895522 0.00432835820895522 0.00430348258706468],[0.8,0.7,0.4],'LineStyle','none')

fill([0.000970149253731343 0.000970149253731343 0.00099502487562189 0.00099502487562189],[0.00432835820895522 0.00435323383084577 0.00435323383084577 0.00432835820895522],[0.8,0.7,0.4],'LineStyle','none')

fill([0.00106965174129353 0.00106965174129353 0.00109452736318408 0.00109452736318408],[0.00432835820895522 0.00435323383084577 0.00435323383084577 0.00432835820895522],[0.8,0.7,0.4],'LineStyle','none')

fill([0.00109452736318408 0.00109452736318408 0.00111940298507463 0.00111940298507463],[0.00432835820895522 0.00435323383084577 0.00435323383084577 0.00432835820895522],[0.8,0.7,0.4],'LineStyle','none')

fill([0.00111940298507463 0.00111940298507463 0.00114427860696517 0.00114427860696517],[0.00432835820895522 0.00435323383084577 0.00435323383084577 0.00432835820895522],[0.8,0.7,0.4],'LineStyle','none')

fill([0.00114427860696517 0.00114427860696517 0.00116915422885572 0.00116915422885572],[0.00432835820895522 0.00435323383084577 0.00435323383084577 0.00432835820895522],[0.8,0.7,0.4],'LineStyle','none')

fill([0.00116915422885572 0.00116915422885572 0.00119402985074627 0.00119402985074627],[0.00432835820895522 0.00435323383084577 0.00435323383084577 0.00432835820895522],[0.8,0.7,0.4],'LineStyle','none')

fill([0.00119402985074627 0.00119402985074627 0.00121890547263682 0.00121890547263682],[0.00432835820895522 0.00435323383084577 0.00435323383084577 0.00432835820895522],[0.8,0.7,0.4],'LineStyle','none')

fill([0.00121890547263682 0.00121890547263682 0.00124378109452736 0.00124378109452736],[0.00432835820895522 0.00435323383084577 0.00435323383084577 0.00432835820895522],[0.8,0.7,0.4],'LineStyle','none')

fill([0.00124378109452736 0.00124378109452736 0.00126865671641791 0.00126865671641791],[0.00432835820895522 0.00435323383084577 0.00435323383084577 0.00432835820895522],[0.8,0.7,0.4],'LineStyle','none')

fill([0.00129353233830846 0.00129353233830846 0.001318407960199 0.001318407960199],[0.00432835820895522 0.00435323383084577 0.00435323383084577 0.00432835820895522],[0.8,0.7,0.4],'LineStyle','none')

fill([0.001318407960199 0.001318407960199 0.00134328358208955 0.00134328358208955],[0.00432835820895522 0.00435323383084577 0.00435323383084577 0.00432835820895522],[0.8,0.7,0.4],'LineStyle','none')

fill([0.00139303482587065 0.00139303482587065 0.00141791044776119 0.00141791044776119],[0.00432835820895522 0.00435323383084577 0.00435323383084577 0.00432835820895522],[0.8,0.7,0.4],'LineStyle','none')

fill([0.00146766169154229 0.00146766169154229 0.00149253731343284 0.00149253731343284],[0.00432835820895522 0.00435323383084577 0.00435323383084577 0.00432835820895522],[0.8,0.7,0.4],'LineStyle','none')

fill([0.00149253731343284 0.00149253731343284 0.00151741293532338 0.00151741293532338],[0.00432835820895522 0.00435323383084577 0.00435323383084577 0.00432835820895522],[0.8,0.7,0.4],'LineStyle','none')

fill([0.00151741293532338 0.00151741293532338 0.00154228855721393 0.00154228855721393],[0.00432835820895522 0.00435323383084577 0.00435323383084577 0.00432835820895522],[0.8,0.7,0.4],'LineStyle','none')

fill([0.00154228855721393 0.00154228855721393 0.00156716417910448 0.00156716417910448],[0.00432835820895522 0.00435323383084577 0.00435323383084577 0.00432835820895522],[0.8,0.7,0.4],'LineStyle','none')

fill([0.00126865671641791 0.00126865671641791 0.00129353233830846 0.00129353233830846],[0.00435323383084577 0.00437810945273632 0.00437810945273632 0.00435323383084577],[0.8,0.7,0.4],'LineStyle','none')

fill([0.00134328358208955 0.00134328358208955 0.0013681592039801 0.0013681592039801],[0.00435323383084577 0.00437810945273632 0.00437810945273632 0.00435323383084577],[0.8,0.7,0.4],'LineStyle','none')

fill([0.0013681592039801 0.0013681592039801 0.00139303482587065 0.00139303482587065],[0.00435323383084577 0.00437810945273632 0.00437810945273632 0.00435323383084577],[0.8,0.7,0.4],'LineStyle','none')

fill([0.00141791044776119 0.00141791044776119 0.00144278606965174 0.00144278606965174],[0.00435323383084577 0.00437810945273632 0.00437810945273632 0.00435323383084577],[0.8,0.7,0.4],'LineStyle','none')

fill([0.00144278606965174 0.00144278606965174 0.00146766169154229 0.00146766169154229],[0.00435323383084577 0.00437810945273632 0.00437810945273632 0.00435323383084577],[0.8,0.7,0.4],'LineStyle','none')
